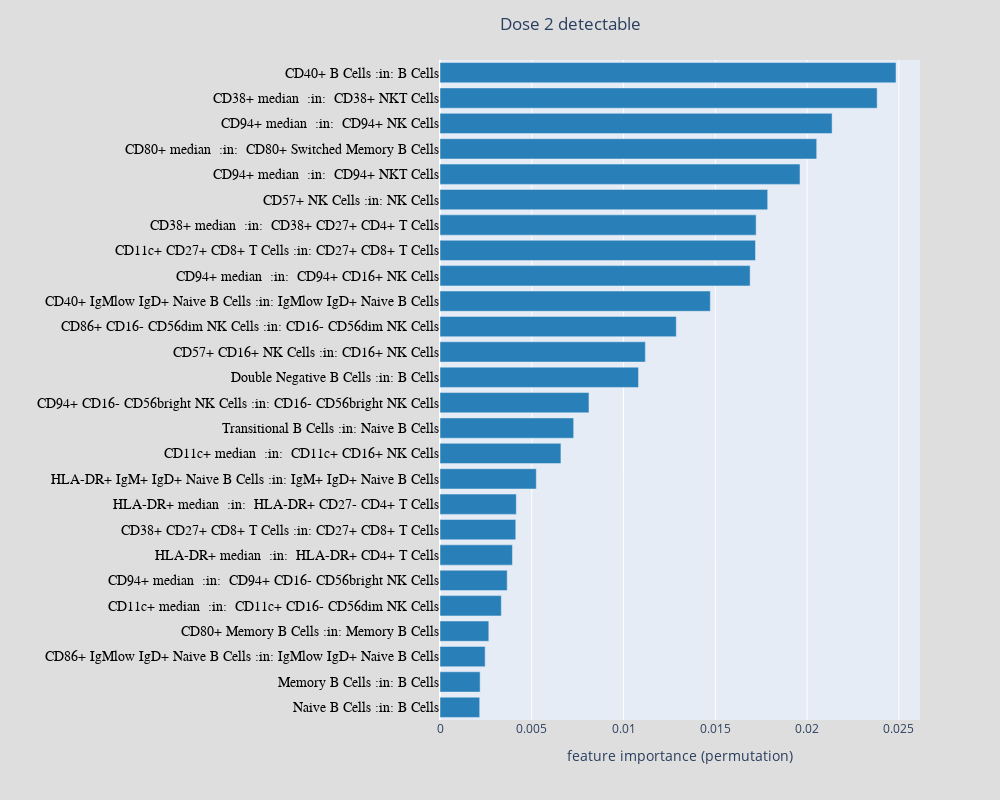

Here is the notebook cell this chart was saved with:
### Markdown cell above
### Best features

### Code cell
df = data["SVM_RFE_d2_d"]["df"]
df = df.loc[df["var"]!="age",:]
df = df.sort_values(by="impor_mean",ascending=False)
fig1 = px.bar(df.iloc[:26,:], x="impor_mean", y="var",orientation='h',labels={"impor_mean": "feature importance (permutation)","var": ""})
fig1.update_layout(showlegend=False,height = 800,yaxis={'categoryorder':'total ascending'},width = 1000,title = "Dose 2 detectable")
fig1.layout.title.xanchor = 'left'
fig1.layout.title.x = 0.5
fig1.update_traces(marker_color='rgba(41, 128, 185, 1.0)')
fig1.layout.yaxis.tickfont = dict(size =14, color='black', family='Arial, sans-serif')
fig1.layout.paper_bgcolor = 'rgb(222,222,222)'
fig1.update(layout_coloraxis_showscale=False)
#fig1.update_yaxes(ticklabelposition="inside top", title=None)
fig1.write_image("fig_ml_A.svg")
fig1

### Figure 1 — Plotly figure (JSON) as saved in the notebook; plotly's stock layout.template omitted (floating-point values rounded to 4 significant figures)
{"data": [{"alignmentgroup": "True", "hovertemplate": "feature importance (permutation)=%{x}<br>=%{y}<extra></extra>", "legendgroup": "", "marker": {"color": "rgba(41, 128, 185, 1.0)", "pattern": {"shape": ""}}, "name": "", "offsetgroup": "", "orientation": "h", "showlegend": false, "textposition": "auto", "type": "bar", "x": [0.02485, 0.02382, 0.02136, 0.02052, 0.01962, 0.01785, 0.01722, 0.01719, 0.0169, 0.01473, 0.01287, 0.01119, 0.01082, 0.008117, 0.007283, 0.006589, 0.005248, 0.004157, 0.004128, 0.003948, 0.003662, 0.003341, 0.002659, 0.002461, 0.002187, 0.002163], "xaxis": "x", "y": ["CD40+ B Cells :in: B Cells", "CD38+ median  :in:  CD38+ NKT Cells", "CD94+ median  :in:  CD94+ NK Cells", "CD80+ median  :in:  CD80+ Switched Memory B Cells", "CD94+ median  :in:  CD94+ NKT Cells", "CD57+ NK Cells :in: NK Cells", "CD38+ median  :in:  CD38+ CD27+ CD4+ T Cells", "CD11c+ CD27+ CD8+ T Cells :in: CD27+ CD8+ T Cells", "CD94+ median  :in:  CD94+ CD16+ NK Cells", "CD40+ IgMlow IgD+ Naive B Cells :in: IgMlow IgD+ Naive B Cells", "CD86+ CD16- CD56dim NK Cells :in: CD16- CD56dim NK Cells", "CD57+ CD16+ NK Cells :in: CD16+ NK Cells", "Double Negative B Cells :in: B Cells", "CD94+ CD16- CD56bright NK Cells :in: CD16- CD56bright NK Cells", "Transitional B Cells :in: Naive B Cells", "CD11c+ median  :in:  CD11c+ CD16+ NK Cells", "HLA-DR+ IgM+ IgD+ Naive B Cells :in: IgM+ IgD+ Naive B Cells", "HLA-DR+ median  :in:  HLA-DR+ CD27- CD4+ T Cells", "CD38+ CD27+ CD8+ T Cells :in: CD27+ CD8+ T Cells", "HLA-DR+ median  :in:  HLA-DR+ CD4+ T Cells", "CD94+ median  :in:  CD94+ CD16- CD56bright NK Cells", "CD11c+ median  :in:  CD11c+ CD16- CD56dim NK Cells", "CD80+ Memory B Cells :in: Memory B Cells", "CD86+ IgMlow IgD+ Naive B Cells :in: IgMlow IgD+ Naive B Cells", "Memory B Cells :in: B Cells", "Naive B Cells :in: B Cells"], "yaxis": "y"}], "layout": {"barmode": "relative", "coloraxis": {"showscale": false}, "height": 800, "legend": {"tracegroupgap": 0}, "margin": {"t": 60}, "paper_bgcolor": "rgb(222,222,222)", "showlegend": false, "title": {"text": "Dose 2 detectable", "x": 0.5, "xanchor": "left"}, "width": 1000, "xaxis": {"anchor": "y", "autorange": true, "domain": [0, 1], "range": [0, 0.02615], "title": {"text": "feature importance (permutation)"}, "type": "linear"}, "yaxis": {"anchor": "x", "autorange": true, "categoryorder": "total ascending", "domain": [0, 1], "range": [-0.5, 25.5], "tickfont": {"color": "black", "family": "Arial, sans-serif", "size": 14}, "title": {"text": ""}, "type": "category"}}}
